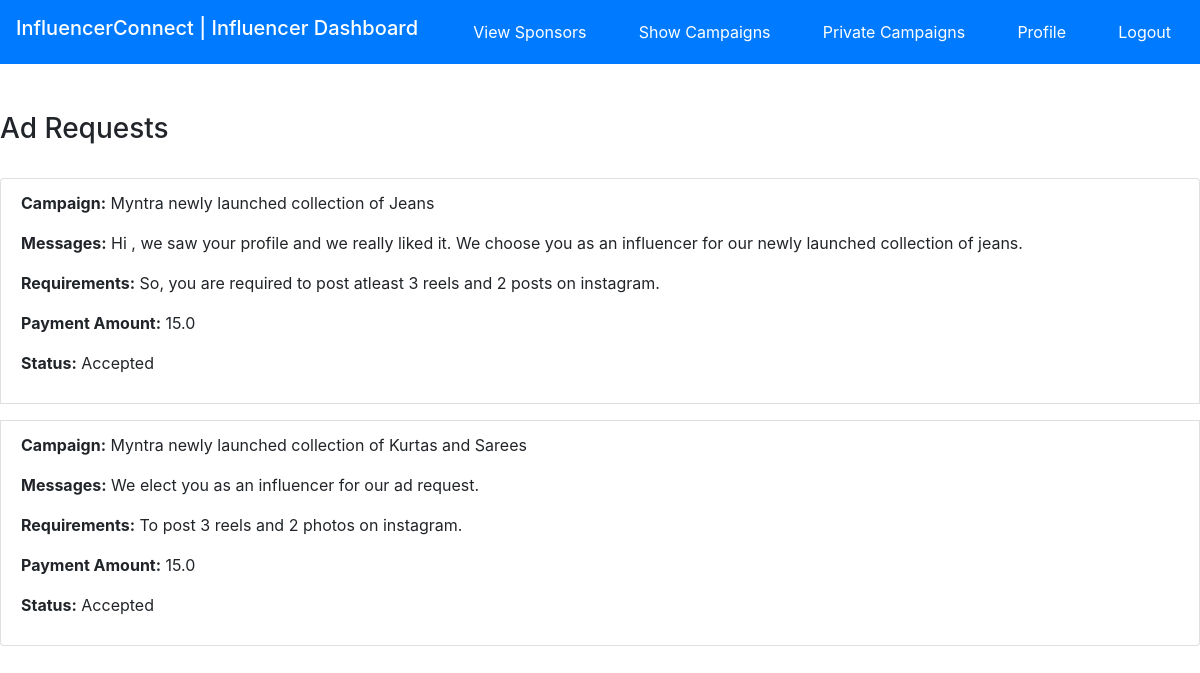
Page /influencer/dashboard (signed in) on the committed database.
### models.py (models this page shows, shortened)
class AdRequest(db.Model):
    id=db.Column(db.Integer,primary_key=True)
    campaign_id=db.Column(db.Integer,db.ForeignKey('campaign.id'),nullable=False)
    influencer_id=db.Column(db.Integer,db.ForeignKey('influencer.id'),nullable=False)
    messages=db.Column(db.Text,nullable=False)
    requirements=db.Column(db.Text,nullable=False)
    payment_amount=db.Column(db.Float,nullable=False)
    status=db.Column(db.String(10),nullable=False)
    payment_status=db.Column(db.Boolean,default=False)
    @property
    def campaign_name(self):
        return self.campaign.name

class Campaign(db.Model):
    id=db.Column(db.Integer,primary_key=True)
    sponsor_id=db.Column(db.Integer,db.ForeignKey('sponsor.id'),nullable=False)
    name=db.Column(db.String(120),nullable=False)
    description=db.Column(db.Text,nullable=True)
    start_date=db.Column(db.Date,nullable=False)
    end_date=db.Column(db.Date,nullable=False)
    budget=db.Column(db.Float,nullable=False)
    visibility=db.Column(db.String(10),nullable=False)
    goals=db.Column(db.Text,nullable=True)
    niche=db.Column(db.String(120),nullable=True)
    ad_requests=db.relationship('AdRequest',backref='campaign',lazy=True)

### app.py (the view)
@app.route('/influencer/dashboard')
def influencer_dashboard():
    if 'username' not in session or session['role']!='Influencer':
        return redirect(url_for('influencer_login'))
    else:
        influencer=Influencer.query.filter_by(username=session['username']).first()
        profile=InfluncerProfile.query.filter_by(influencer_id=influencer.id).first()
        ad_requests=AdRequest.query.filter_by(influencer_id=influencer.id).all()
        return render_template('influencer_dashboard.html',influencer=influencer,profile=profile,ad_requests=ad_requests)

### templates/influencer_dashboard.html (shortened to what this page needs)
<!DOCTYPE html>
<html lang="en">
<head>
    <link rel="stylesheet" href="{{ url_for('static', filename='css/bootstrap.min.css') }}">
</head>
<body>
    <nav class="navbar navbar-dark bg-primary">
        <h1 class="navbar-brand";>InfluencerConnect | Influencer Dashboard</h1>
        <a href="{{ url_for('view_sponsor_profiles') }}" class="btn btn-primary">View Sponsors</a>
        <a href="{{ url_for('show_campaigns') }}" class="btn btn-primary">Show Campaigns</a>
        <a href="{{ url_for('show_private_campaigns') }}" class="btn btn-primary">Private Campaigns</a>
        <a href="{{ url_for('influencer_update_profile') }}" class="btn btn-primary">Profile</a>
        <a href="{{ url_for('logout') }}" class="btn btn-primary">Logout</a>
    </nav>
    <br>
    <h3>Ad Requests</h3>
    <br>
        <div class="list-group">
            {% for ad_request in ad_requests %}
                <div class="list-group-item mb-3">
                    <p><strong>Campaign:</strong> {{ ad_request.campaign_name }}</p>
                    <p><strong>Messages:</strong> {{ ad_request.messages }}</p>
                    <p><strong>Requirements:</strong> {{ ad_request.requirements }}</p>
                    <p><strong>Payment Amount:</strong> {{ ad_request.payment_amount }}</p>
                    <p><strong>Status:</strong> {{ ad_request.status }}</p>
                </div>
            {% else %}
                <p>No ad requests found.</p>
            {% endfor %}
        </div>
</body>
</html>

### rows in the picture
AdRequest: campaign_name "Myntra newly launched collection of Jeans", messages "Hi , we saw your profile and we really liked it. We choose you as an influencer for our newly launched collection of jeans.", requirements "So, you are required to post atleast 3 reels and 2 posts on instagram.", payment_amount "15.0", status "Accepted"
AdRequest: campaign_name "Myntra newly launched collection of Kurtas and Sarees", messages "We elect you as an influencer for our ad request.", requirements "To post 3 reels and 2 photos on instagram.", payment_amount "15.0", status "Accepted"
